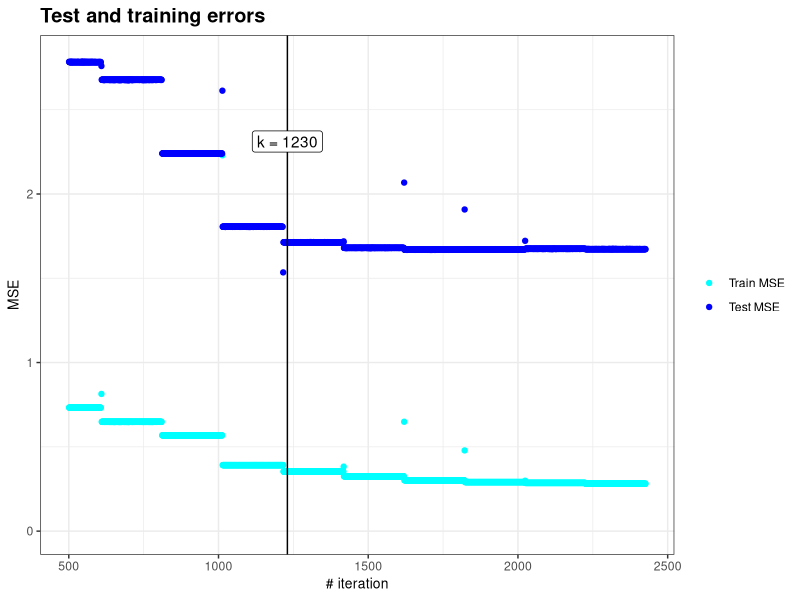
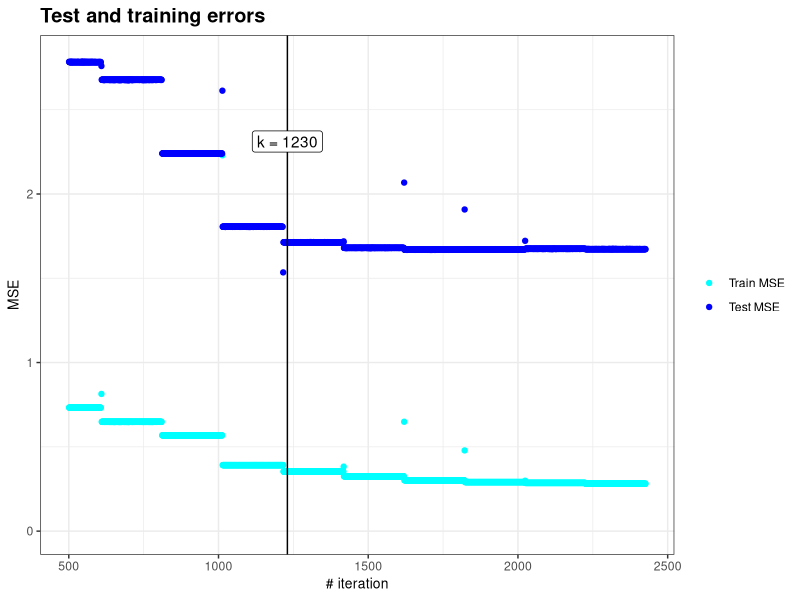

Write R code to recreate these figures, in order.
#Implicit regularization

library(ggplot2)

data <- read.csv("communities.csv")

n <- dim(data)[1]

# Rename the target variable ViolentCrimesPerPop as target
names(data)[names(data) == "ViolentCrimesPerPop"] <- "target"


# Divide the data
data <- as.data.frame(scale(data))
set.seed(12345) 
id = sample(1:n, floor(n * 0.5)) 
train = data[id, ]
#print(dim(train)) #997 entries

test = data[-id, ]
#print(dim(test)) #997 entries

error_tr <- c()
error_test <- c()

cost <- function(par, data){
  tr <- mean((train$target - par %*% t(as.matrix(train[-101])))^2)
  error_tr <<- c(error_tr, tr)
  error_test <<- c(error_test, 
                   mean((test$target - par %*% t(as.matrix(train[-101])))^2))
  return(tr)
}

opt <- optim(par = rep(0, 100), fn = cost, method = "BFGS", 
             control = list(maxit = 12)) 

# Plots:
df <- cbind.data.frame(x = 1:length(error_tr), error_tr = error_tr,
                       error_test = error_test)
plot <- ggplot(df, aes(x = x)) + 
  theme_bw() +
  geom_point(aes(y = error_tr, colour = "1")) +
  geom_point(aes(y = error_test, colour = "2")) +
  xlab("# iteration") +
  ylab("MSE") +
  xlim(c(501, length(error_tr))) +
  ylim(c(0, error_test[400])) +
  geom_vline(xintercept = 1230) +
  annotate(x = 1230, y = 2.5, label = "k = 1230", 
                    vjust = 2, geom = "label") +
  labs(title = "Test and training errors") +
  scale_color_manual(name = NULL, 
                     labels = c("Train MSE", "Test MSE"), 
                     values = c("cyan", "blue")) +
  theme(title = element_text(size = 12, face = 'bold'),
        axis.title = element_text(size = 10, face = "plain"))
print(plot)

ggsave("implicit.png", dpi = 400)
